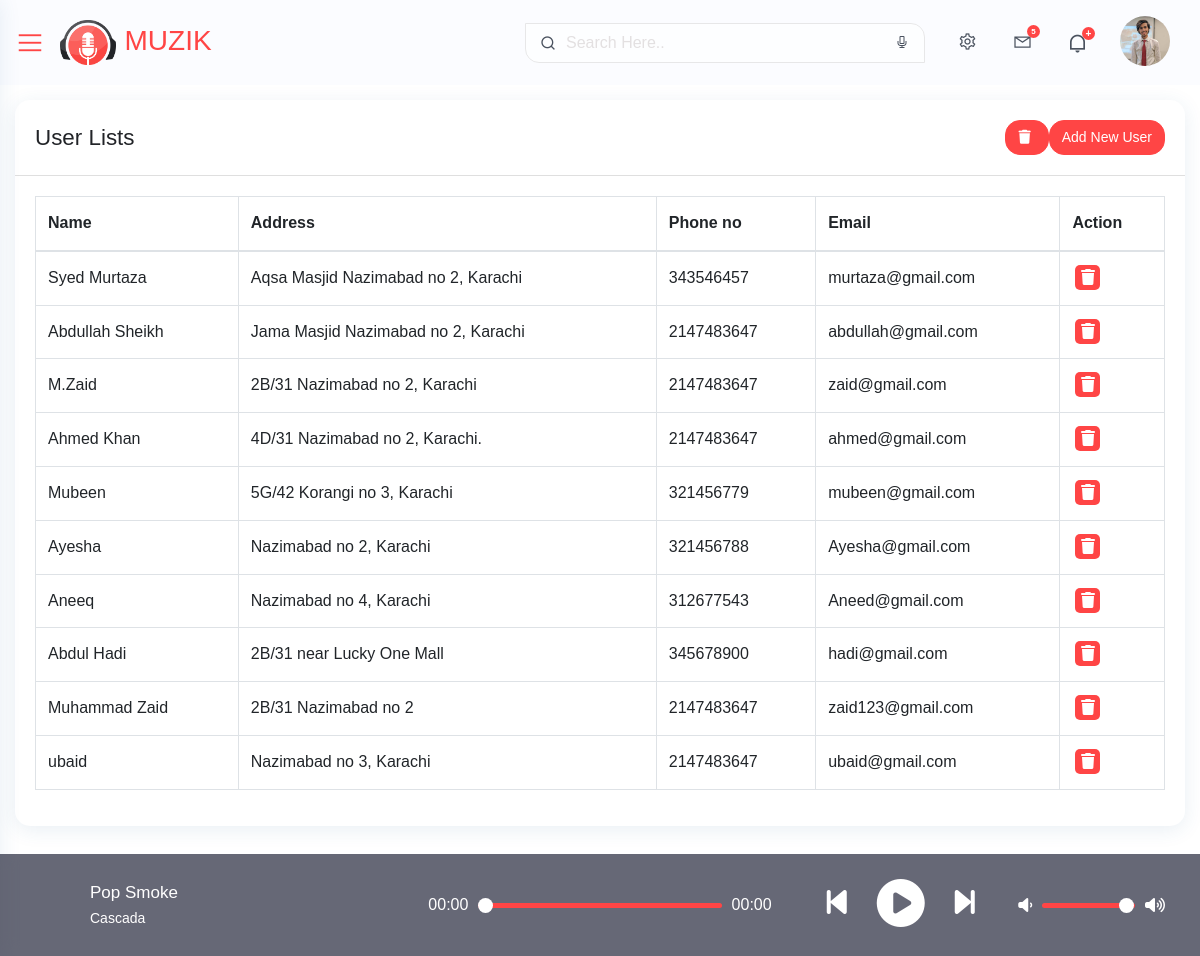
The app's page /admin-sound/user-list.php (signed in), older data.
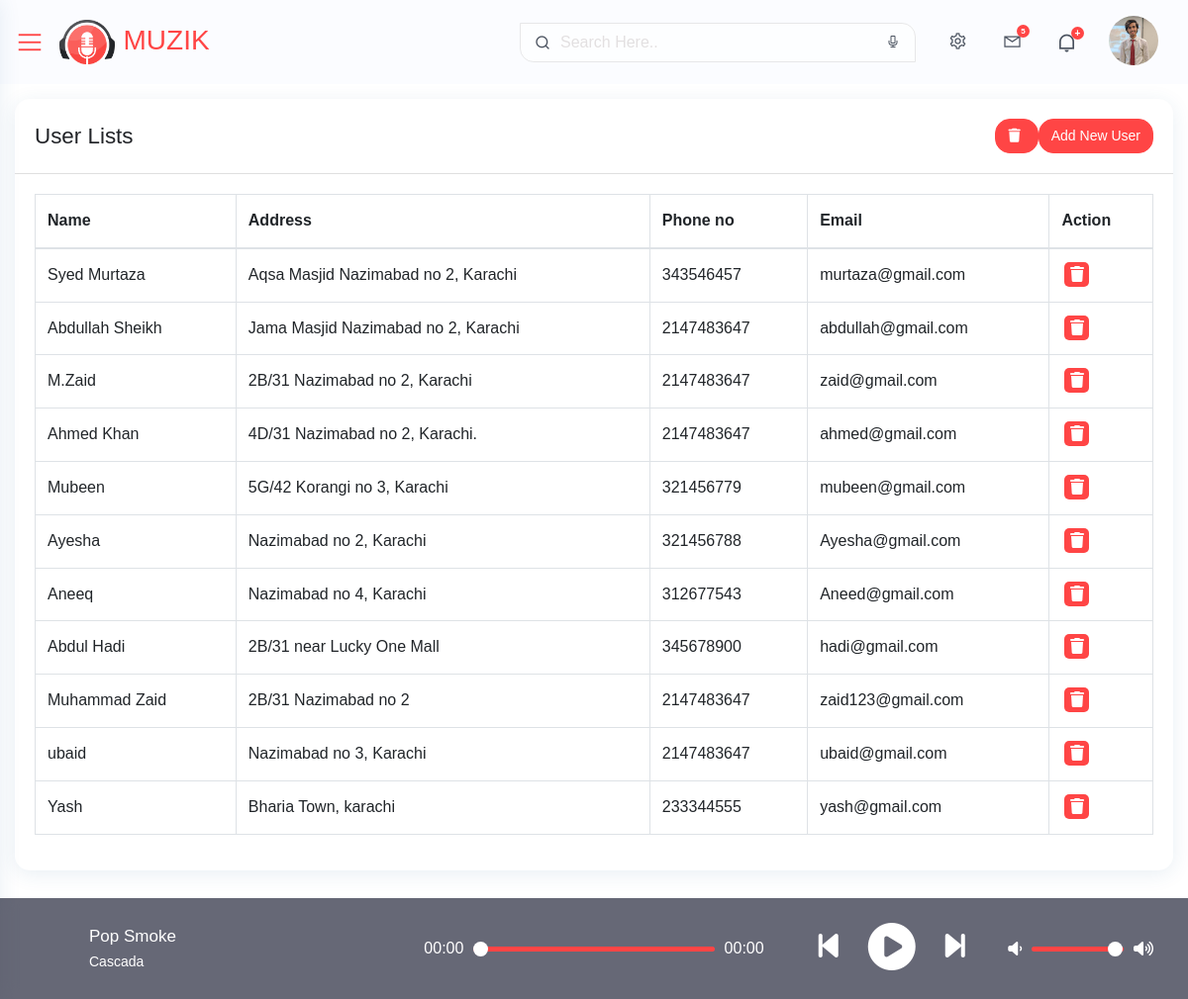
The same page, newer data.
### tables this page shows
CREATE TABLE `users` (
  `u_id` int(11) NOT NULL,
  `u_name` varchar(255) NOT NULL,
  `u_address` varchar(255) NOT NULL,
  `u_phone` int(12) NOT NULL,
  `u_email` varchar(255) NOT NULL,
  `u_password` text NOT NULL,
  `status` tinyint(1) NOT NULL DEFAULT 1
);

### admin-sound/user-list.php (the view, shortened to what this page needs)
<?php
include("config.php");
include("includes/header.php");
include("includes/topnav.php");
?>
<link rel="stylesheet" href="css/dataTables.bootstrap4.min.css">
<div class="wrapper">
   <div id="content-page" class="content-page">
      <div class="container-fluid">
         <div class="row">
            <div class="col-sm-12">
               <div class="iq-card">
                  <div class="iq-card-header d-flex justify-content-between">
                     <div class="iq-header-title">
                        <h4 class="card-title">User Lists</h4>
                     </div>
                     <div class="iq-card-header-toolbar d-flex align-items-center">
                        <a class="btn btn-primary" data-toggle="tooltip" data-placement="top" title="" data-original-title="Trash" href="userlist-trash.php"><i class="fas fa-trash"></i></a>
                        <a href="add-user.php" class="btn btn-primary">Add New User</a>
                     </div>
                  </div>
                  <div class="iq-card-body">
                     <div class="table-responsive">
                        <table class="data-tables table table-striped table-bordered" style="width:100%">
                           <thead>
                              <tr>
                                 <th>Name</th>
                                 <th>Address</th>
                                 <th>Phone no</th>
                                 <th>Email</th>
                                 <th>Action</th>
                              </tr>
                           </thead>
                           <tbody>
                           <?php
                                 $fetch_video = "SELECT * FROM users where status='1' ";
                                 $fetch_result = mysqli_query($connection, $fetch_video);
                                 if(mysqli_num_rows($fetch_result) > 0){
                                    while($row = mysqli_fetch_assoc($fetch_result)){
                                 ?>
                                 <tr>
                                    <td><?php echo $row["u_name"] ?></td>
                                    <td><?php echo $row["u_address"] ?></td>
                                    <td><?php echo $row["u_phone"] ?></td>
                                    <td><?php echo $row["u_email"] ?></td>
                                    <td>
                                       <div class="flex align-items-center list-user-action">
                                          <a class="bg-primary" data-toggle="tooltip" data-placement="top" title="" data-original-title="Trash" href="userlist-trash.php?u-id=<?php echo $row['u_id'] ?>"><i class="fas fa-trash"></i></a>
                                       </div>
                                    </td>
                                 </tr>
                                 <?php
                                      }
                                   }
                                 ?>
                           </tbody>
                        </table>
                     </div>
                  </div>
               </div>
            </div>
         </div>
      </div>
   </div>
</div>
<footer class="iq-footer">
   <div class="container-fluid">
      <div class="row">
         <div class="col-sm-12">
            <div class="player row">
               <div class="details col-6 col-sm-4 col-md-4 col-lg-4">
                  <div class="track-art"></div>
                  <div>
                     <div class="track-name">Pop Smoke </div>
                     <div class="track-artist">Cascada</div>
                  </div>
               </div>
               <div class="slider_container slider_music col-sm-5 col-md-4 col-lg-4">
                  <div class="current-time">00:00</div>
                  <input type="range" min="1" max="100" value="0" class="seek_slider" onchange="seekTo()">
                  <div class="total-duration">00:00</div>
               </div>
               <div class="buttons col-6  col-sm-3 col-md-2  col-lg-2">
                  <div class="prev-track" onclick="prevTrack()"><i class="fa fa-step-backward fa-2x"></i></div>
                  <div class="playpause-track" onclick="playpauseTrack()"><i class="fa fa-play-circle fa-3x"></i></div>
                  <div class="next-track" onclick="nextTrack()"><i class="fa fa-step-forward fa-2x"></i></div>
               </div>
               <div class="slider_container sound col-sm-6 col-md-2  col-lg-2">
                  <i class="fa fa-volume-down"></i>
                  <input type="range" min="1" max="100" value="99" class="volume_slider" onchange="setVolume()">
                  <i class="fa fa-volume-up"></i>
               </div>
            </div>
         </div>
      </div>
   </div>
</footer>
</body>
</html>

### admin-sound/includes/header.php (shortened to what this page needs)
<!doctype html>
<html lang="en">
<head>
   <link rel="stylesheet" href="css/bootstrap.min.css">
   <link rel="stylesheet" href="css/typography.css">
   <link rel="stylesheet" href="css/style.css">
   <link rel="stylesheet" href="css/responsive.css">
   <link rel="stylesheet" href="https://cdnjs.cloudflare.com/ajax/libs/font-awesome/6.5.1/css/all.min.css" />
</head>
<body>

### admin-sound/includes/topnav.php (shortened to what this page needs)
<div class="iq-top-navbar">
   <div class="iq-navbar-custom">
      <nav class="navbar navbar-expand-lg navbar-light p-0">
         <div class="iq-menu-bt d-flex align-items-center">
            <div class="wrapper-menu">
               <div class="main-circle"><i class="las la-bars"></i></div>
            </div>
            <div class="iq-navbar-logo d-flex justify-content-between">
               <a href="index.php" class="header-logo">
                  <img src="images/logo.png" class="img-fluid rounded-normal" alt="">
                  <div class="pt-2 pl-2 logo-title">
                     <span class="text-primary text-uppercase">Muzik</span>
                  </div>
               </a>
            </div>
         </div>
         <div class="collapse navbar-collapse" id="navbarSupportedContent">
            <ul class="navbar-nav ml-auto navbar-list">
               <li class="nav-item nav-icon">
                  <div class="iq-search-bar">
                     <form action="#" class="searchbox">
                        <input type="text" class="text search-input" placeholder="Search Here..">
                        <a class="search-link" href="#"><i class="ri-search-line text-black"></i></a>
                        <a class="search-audio" href="#"><i class="las la-microphone text-black"></i></a>
                     </form>
                  </div>
               </li>
               <li class="nav-item nav-icon">
                  <a href="#" class="search-toggle iq-waves-effect text-black rounded">
                     <i class="las la-cog"></i>
                  </a>
               </li>
               <li class="nav-item nav-icon">
                  <a href="#" class="search-toggle iq-waves-effect text-black rounded">
                     <i class="lar la-envelope"></i>
                     <span class="massage-icon dots badge badge-primary">5</span>
                  </a>
               </li>
               <li class="nav-item nav-icon">
                  <a href="#" class="search-toggle iq-waves-effect text-black rounded">
                     <i class="ri-notification-line block"></i>
                     <span class="notice-icon dots badge badge-primary">+</span>
                  </a>
               </li>
               <li class="line-height pt-3">
                  <?php
                  include('config.php');
                  $admin_img = "SELECT * FROM `admin`";
                  $admin_img_result = mysqli_query($connection, $admin_img);
                  if(mysqli_num_rows($admin_img_result) > 0){
                  ?>
                  <a href="#" class="search-toggle iq-waves-effect d-flex align-items-center">
                     <img src="<?php echo 'images/admin_img/'.  $_SESSION['admin_img']?>" class="img-fluid rounded-circle" alt="admin">
                  </a>
                  <?php
                             }
                  ?>
               </li>
            </ul>
         </div>
      </nav>
   </div>
</div>

### admin-sound/css/typography.css (style rules this page uses)
body { font-family: 'Poppins', sans-serif;font-weight: 400; font-style: normal; font-size: 16px; line-height: 1.8; padding: 0; margin: 0; color: var(--iq-body-text); background: var(--iq-body-bg); }
a, .btn { -webkit-transition: all 0.5s ease-out 0s; -moz-transition: all 0.5s ease-out 0s; -ms-transition: all 0.5s ease-out 0s; -o-transition: all 0.5s ease-out 0s; transition: all 0.5s ease-out 0s; }
a, button, input, btn { outline: medium none !important; }
a { color: var(--iq-primary); }
.rounded-circle { border-radius: 50% !important; }
h1, h2, h3, h4, h5, h6 { font-family: 'Poppins', sans-serif; font-weight: 500; margin: 0px; line-height: 1.5; color: var(--iq-title-text); }
h4 { font-size: 1.400em; }
.table-striped tbody tr:nth-of-type(odd) { background: var(--iq-body-bg); }
.rounded { border-radius: 15px!important; }
.rounded-normal { border-radius: 5px!important; }
.table td, .table th { vertical-align: middle; }
.bg-primary, .badge-primary { color: var(--iq-white); background: var(--iq-primary) !important; }
.text-primary { color: var(--iq-primary) !important; }
.text-black { color: var(--iq-black) !important; }
.line-height { line-height: normal !important; }
.iq-card { background: var(--iq-light-card); -webkit-border-radius: 15px; -moz-border-radius: 15px; border-radius: 15px; margin-bottom: 30px; border: none; -webkit-box-shadow: 0px 4px 20px 0px rgba(44, 101, 144, 0.1); box-shadow: 0px 4px 20px 0px rgba(44, 101, 144, 0.1); }
.iq-card-body { padding: 20px; }
.iq-card .iq-card-header { padding:20px; -ms-flex-align: center !important; align-items: center !important;border-bottom: 1px solid var(--iq-border-light); }
.iq-card .iq-card-header .iq-header-title { display: inline-block; align-self: center !important; }
.iq-card .iq-card-header .iq-header-title .card-title { margin-bottom: 0; }
.btn { font-size: 14px; border-radius: 15px; }
.btn i { margin-right: 5px; }
.btn-primary { background: var(--iq-primary); border-color: var(--iq-primary); }

### admin-sound/css/responsive.css (style rules this page uses)
@media (max-width:1699px) { .iq-search-bar .searchbox { width: 400px; } }
@media (max-width:1299px) { .iq-top-navbar .iq-navbar-custom .iq-menu-bt { display: block; } }
@media (max-width:1299px) { .content-page, body.sidebar-main .content-page { margin-left: 0; padding: 100px 0 100px; } }
@media (max-width:1299px) { .iq-top-navbar, body.sidebar-main .iq-top-navbar { width: auto; left: 0; right: 0; padding-left: 15px; } }
@media (max-width:1299px) { .iq-footer, body.sidebar-main .iq-footer { padding: 15px 10px; margin-left: 0; width: 100%; } }
@media (max-width:1299px) { .iq-navbar-logo { padding: 0; } }
@media (min-width:768px) { .track-artist { text-align: left; } }
@media (min-width:768px) { .track-art { text-align: left; } }
@media (min-width:768px) { .track-name { font-size: 17px } }

### admin-sound/css/variable.css (style rules this page uses)
:root { --iq-title-text: #222428; --iq-body-text:#4a525f; --iq-body-header:#FBFCFF; --iq-body-bg: #ffffff; --iq-primary: #ff4545; --iq-secondary: #a09e9e; --iq-success: #1ee2ac; --iq-warning: #ffdd31; --iq-danger: #ff7750; --iq-info: #00d0ff; --iq-dark: #01041b; --iq-light: #ccced2; --iq-white: #ffffff; --iq-black: #4a525f; --iq-gray: #c2c2c2; --iq-close: #ff4e4e; --iq-search: #b4a4ff; --iq-light-primary: #fcd9d8; --iq-light-secondary: #f1f2f1; --iq-light-success: #e1fff7; --iq-light-danger: #ffe4dc; --iq-light-warning: #fefaee; --iq-light-info: #f4f0ff; --iq-light-dark: #f0efef; --iq-light-close: #ffdbdb; --iq-light-menu: #9f8bf6; --iq-light-search: #5b43c7; --iq-light-hover: #b8b9bc; --iq-primary-hover: #fa3a3a; --iq-secondary-hover: #5b5959; --iq-success-hover: #0ce1a6; --iq-danger-hover: #f9663c; --iq-warning-hover: #ffdb23; --iq-info-hover: #03b6de; --iq-dark-hover: #00020f; --iq-border-light: #DFDFDF; --iq-border-danger: #ff9273; --iq-light-card: #ffffff; --iq-primary-rgb: 100, 114, 248; --iq-border-radius:0px 15px; --iq-bg-gray:#f8f8fd; --iq-hover:#ea0f0f; --iq-color1: #4e37b2; --iq-color2: #02d871; --iq-color3: #309cf3; --iq-color4: #ff00ff; --iq-color5: #fb1f4c; --iq-color6: #00ced1; --iq-color7: #f35f3b; --iq-color8: #fde117; --iq-color9: #ff0000; --iq-color10: #88028c; --iq-color11: #00d5ab; --iq-color12: #ce9252; --iq-color13: #f9ae02; --iq-color14: #1e7fe4; --iq-color15: #006400; --iq-color16: #fa7c04; --iq-color17: #81bf02; --iq-color18: #99a7ca; --iq-color19: #3d2a26; --iq-color20: #a0746b; }

Row changes from the older to the newer data that the page shows:
added users: u_name "Yash", u_address "Bharia Town, karachi", u_phone "233344555", u_email "yash@gmail.com"
